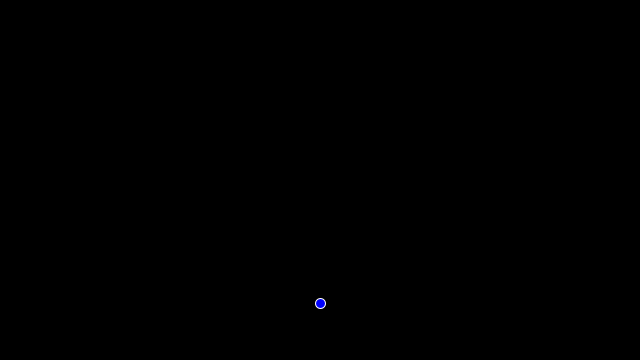
Frame 1 (no input)
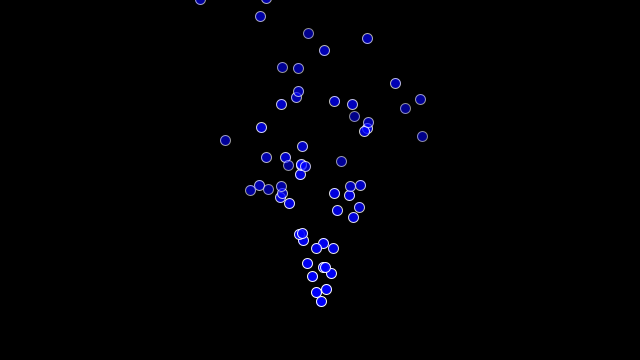
Frame 60 (the mouse pressed at the canvas centre just before this capture)
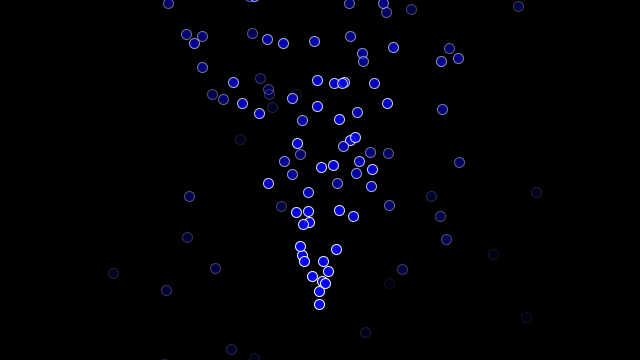
Frame 120 (the mouse held since frame 60 and released just before this capture)

The Processing sketch that drew these frames (run headless with seeded random() and noise(); from frame 60 on, the mouse is pressed at the canvas centre):

// Processing sketch: fuente
// ── fuente.pde
// Ejercicio 3: Simulación de una fuente
// Autor: Sergi Sanz Sancho

ParticleSystem ps;

void setup() {
  size(640, 360);
  ps = new ParticleSystem(new PVector(width / 2, height - 50));
}

void draw() {
  background(0);
  ps.addParticle();
  ps.run();
}

// ── Particle.pde
// Class Particle
class Particle {
  PVector position;
  PVector velocity;
  PVector acceleration;
  float lifespan;

  Particle(PVector l) {
    acceleration = new PVector(0, 0.1); // Aceleración hacia abajo para simular gravedad
    float angle = random(-PI / 10, PI / 10); // Angulo aleatorio hacia arriba
    float speed = random(5, 10); // Velocidad inicial más fuerte para alcanzar altura
    velocity = new PVector(speed * sin(angle), -speed * cos(angle)); // Velocidad inicial
    position = l.copy();
    lifespan = 255;
  }

  void run() {
    update();
    display();
  }

  void update() {
    velocity.add(acceleration);
    position.add(velocity);
    lifespan -= 2; // Disminuye el lifespan más rápido
  }

  void display() {
    stroke(255, lifespan);
    fill(0,0,255, lifespan);
    ellipse(position.x, position.y, 10, 10);
  }

  boolean isDead() {
    return lifespan < 0;
  }
}

// ── ParticleSystem.pde
// Class ParticleSystem
class ParticleSystem {
  ArrayList<Particle> particles;
  PVector origin;

  ParticleSystem(PVector position) {
    origin = position.copy();
    particles = new ArrayList<Particle>();
  }

  void addParticle() {
    particles.add(new Particle(origin));
  }

  void run() {
    for (int i = particles.size()-1; i >= 0; i--) {
      Particle p = particles.get(i);
      p.run();
      if (p.isDead()) {
        particles.remove(i);
      }
    }
  }
}
